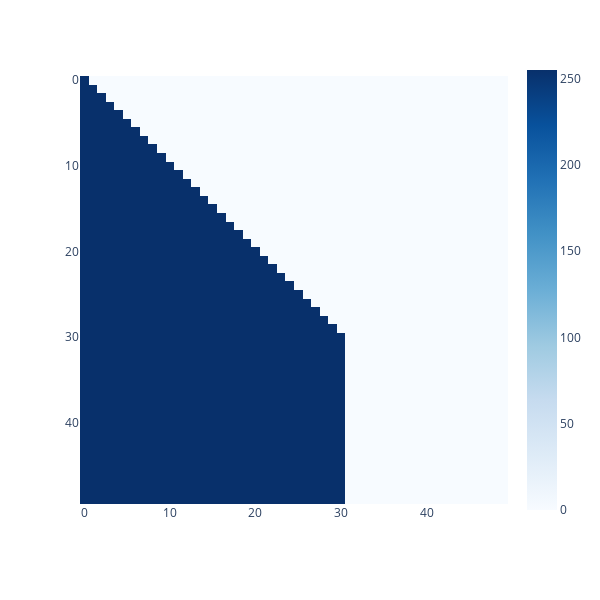

Notebook code for this chart:
### Code cell
# 测试MaskedBatch  
mbatch = MaskedBatch(src = src,tgt = tgt, pad = 0)  
print(mbatch.src.shape)  
print(mbatch.tgt.shape)  
print(mbatch.tgt_y.shape)  
  
print(mbatch.src_mask.shape)  
print(mbatch.tgt_mask.shape)  
px.imshow(mbatch.tgt_mask[0],color_continuous_scale="blues",width=600,height=600)

### Figure 1 — Plotly figure (JSON) as saved in the notebook; plotly's stock layout.template omitted (floating-point values rounded to 4 significant figures; data arrays with more than 128 entries replaced by an {"elided": "..."} marker saying what was removed)
{"data": [{"coloraxis": "coloraxis", "hovertemplate": "x: %{x}<br>y: %{y}<br>color: %{z}<extra></extra>", "name": "0", "type": "heatmap", "xaxis": "x", "yaxis": "y", "z": {"elided": "50x50 int values"}}], "layout": {"coloraxis": {"colorscale": [[0, "rgb(247,251,255)"], [0.125, "rgb(222,235,247)"], [0.25, "rgb(198,219,239)"], [0.375, "rgb(158,202,225)"], [0.5, "rgb(107,174,214)"], [0.625, "rgb(66,146,198)"], [0.75, "rgb(33,113,181)"], [0.875, "rgb(8,81,156)"], [1, "rgb(8,48,107)"]]}, "height": 600, "margin": {"t": 60}, "width": 600, "xaxis": {"anchor": "y", "constrain": "domain", "domain": [0, 1], "scaleanchor": "y"}, "yaxis": {"anchor": "x", "autorange": "reversed", "constrain": "domain", "domain": [0, 1]}}}
